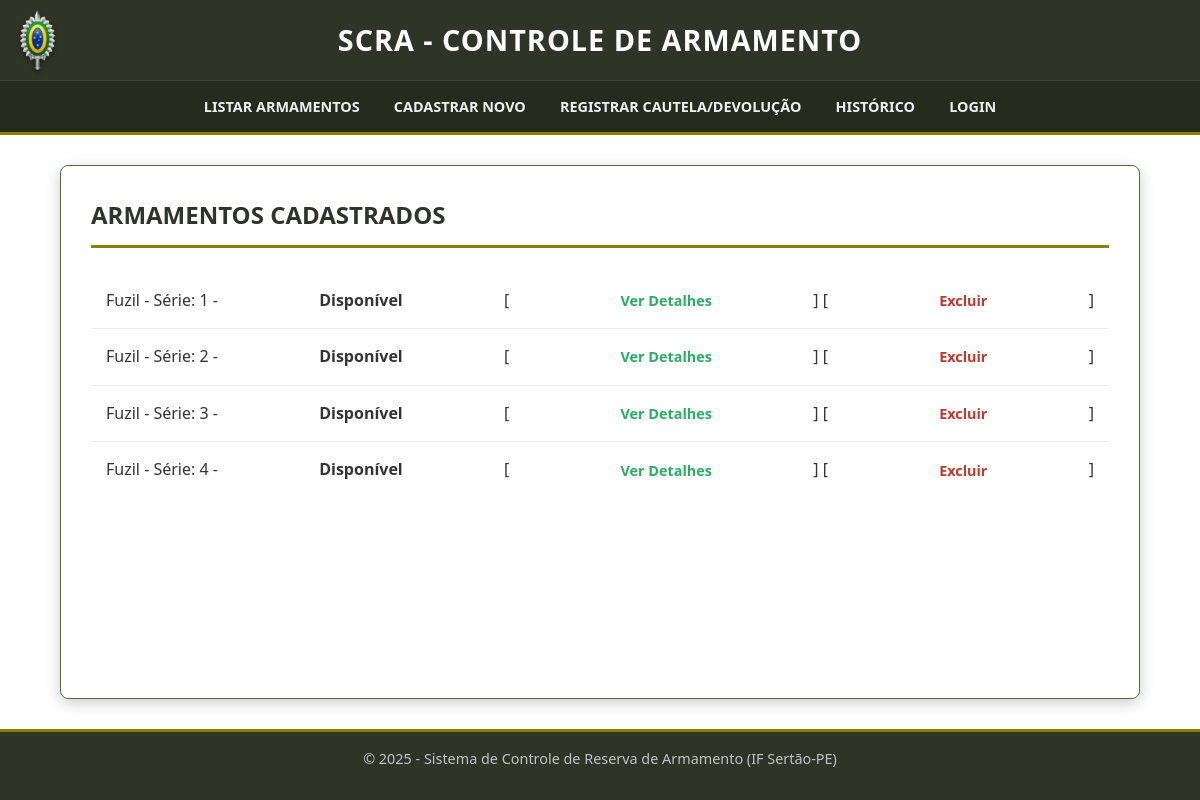
Before: / with the older database file.
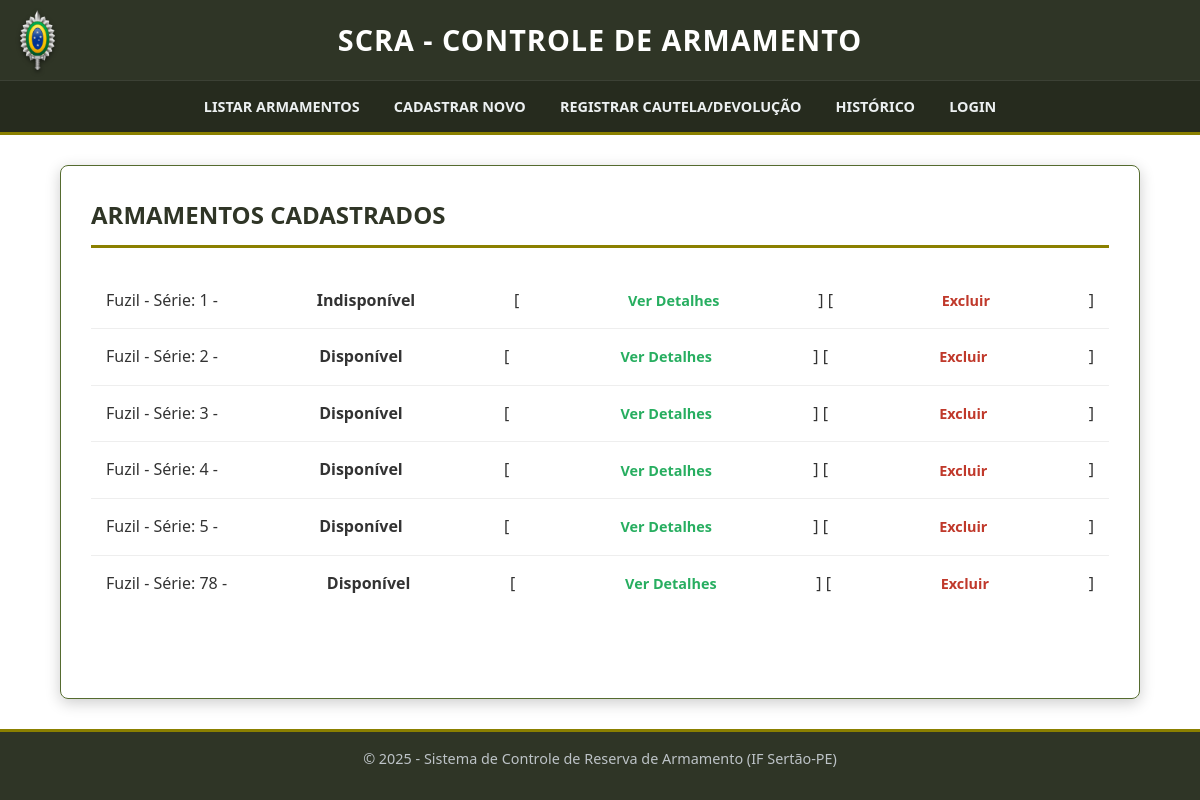
After: the same page with the newer database file.
### armamentos/models.py (models this page shows, shortened)
class Armamento(models.Model):
    modelo = models.CharField(max_length=100)
    tipo = models.CharField(max_length=50)
    numero_serie = models.CharField(max_length=50, unique=True)
    disponivel = models.BooleanField(default=True)

### armamentos/views.py (the view)
# urls.py: path('', views.listar_armamentos, name='listar_armamentos'),
def listar_armamentos(request):
    armamentos = Armamento.objects.all()
    return render(request, 'armamentos/listar_armamentos.html', {'armamentos': armamentos})

### armamentos/templates/armamentos/listar_armamentos.html (shortened to what this page needs)
{% extends 'base.html' %}
{% block content %}
<h2>Armamentos Cadastrados</h2>
<ul>
    {% for arma in armamentos %}
    <li>
        {{ arma.modelo }} - Série: {{ arma.numero_serie }} -
        <strong>{% if arma.disponivel %}Disponível{% else %}Indisponível{% endif %}</strong>
        [ <a href="{% url 'detalhes_armamento' arma.pk %}">Ver Detalhes</a> ]
        [ <a href="{% url 'excluir_armamento' arma.pk %}" onclick="return confirm('Excluir este armamento?');">Excluir</a> ]
    </li>
    {% empty %}
    <li>Nenhum armamento cadastrado.</li>
    {% endfor %}
</ul>
{% endblock %}

Changed rows visible on the page:
changed Armamento (number 1 of 6 on the later page): disponivel "Disponível" → "Indisponível"
added Armamento: modelo "Fuzil", numero_serie "5", disponivel "Disponível"
added Armamento: modelo "Fuzil", numero_serie "78", disponivel "Disponível"
